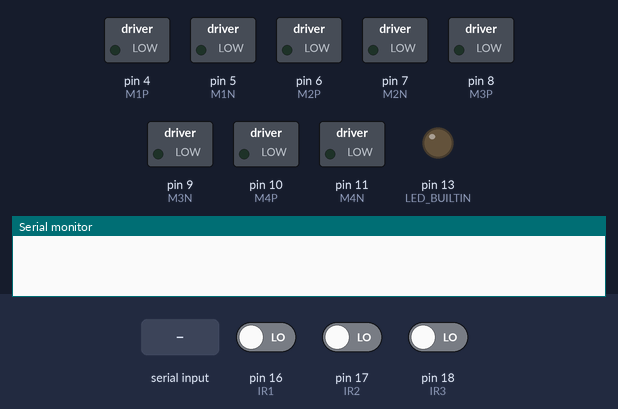
Simulated run of this sketch. Board: Arduino Uno, built with avr-gcc and run on an emulated ATmega328P. Shown: switched loads named in the sketch (green lamp = pin HIGH), output pins drawn as LEDs (lit = HIGH), the last lines printed to the serial monitor. The inputs (shaded band) are chosen by the test bench; at power-on: pin 16 (IR1) LOW, pin 17 (IR2) LOW, pin 18 (IR3) LOW.

Above: at 1.2 s.
1.3 s: "f" received over the second serial link
At 1.45 s:
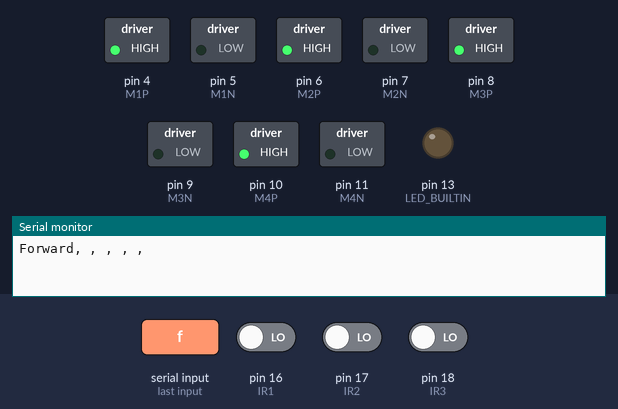
3.1 s: "b" received over the second serial link
At 3.25 s:
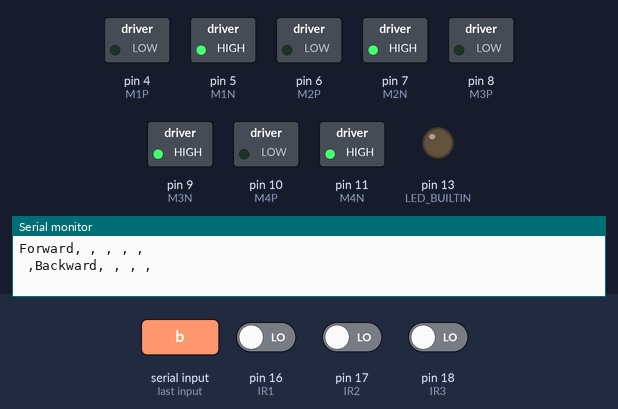
4.9 s: "l" received over the second serial link
At 5.05 s:
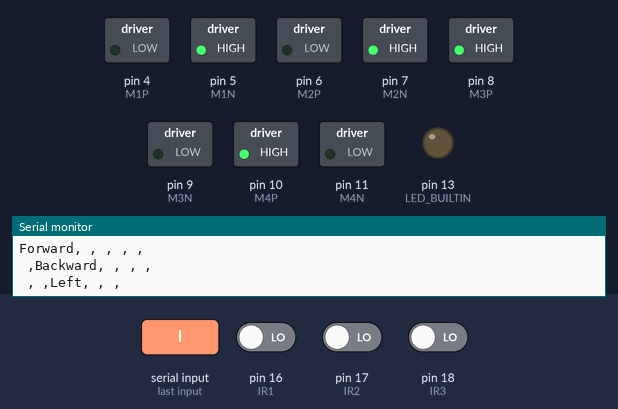
6.7 s: "r" received over the second serial link
At 6.85 s:
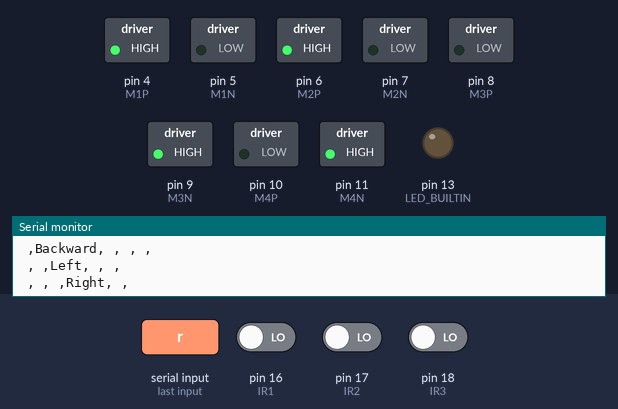
8.5 s: "a" received over the second serial link
At 9.7 s:
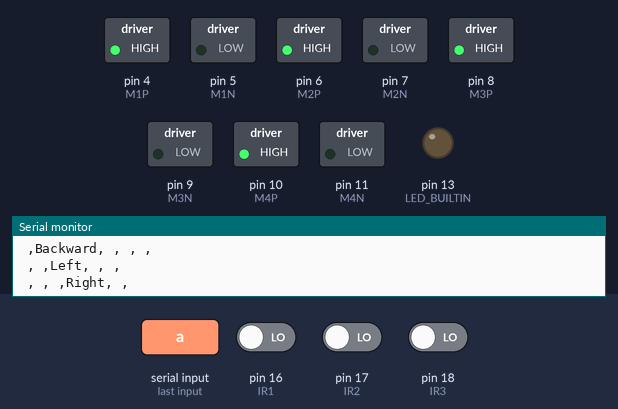
10.0 s: "u" received over the second serial link
At 11.1 s:
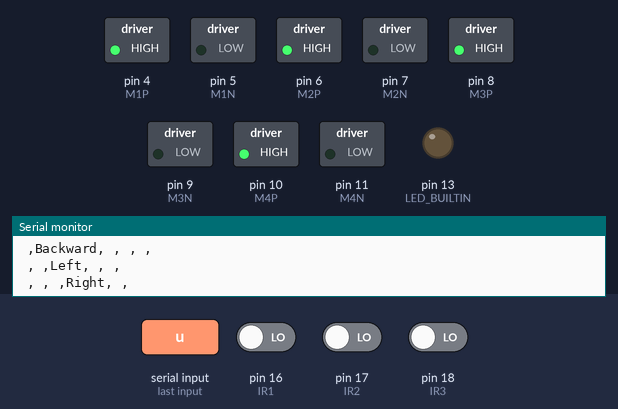
Timing chart, 0 to 12.6 s (numbered marks = the images above; inputs shaded):
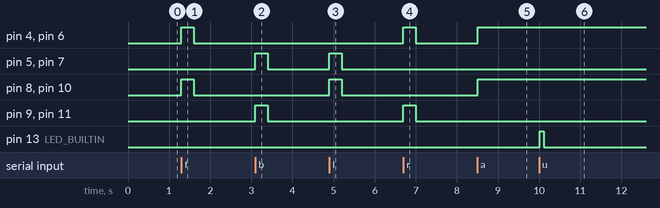

The sketch:

IOT-1-SMART-WHEEL-CHAIR-ARDUINO-UNO-CODE.ino
```cpp
const unsigned int IR1=16,IR3=18,IR2=17;
const unsigned int M1P=4,M1N=5,M2P=6,M2N=7;
const unsigned int M3P=8,M3N=9,M4P=10,M4N=11;
#include <SoftwareSerial.h>
const byte rxPin = 2;
const byte txPin = 3;
SoftwareSerial mySerial =  SoftwareSerial(rxPin, txPin);
boolean autonomus=false;
void datarxd(void)
{
digitalWrite(LED_BUILTIN, HIGH);
delay(100);
digitalWrite(LED_BUILTIN, LOW);
delay(900);
}
void halt(void)
{
  digitalWrite(M1P,LOW);
  digitalWrite(M1N,LOW);
  digitalWrite(M2P,LOW);
  digitalWrite(M2N,LOW);
  digitalWrite(M3P,LOW);
  digitalWrite(M3N,LOW);
  digitalWrite(M4P,LOW);
  digitalWrite(M4N,LOW);
  //Serial.println("Stop");
}
void forward(void)
{
  digitalWrite(M1P,HIGH);
  digitalWrite(M1N,LOW);
  digitalWrite(M2P,HIGH);
  digitalWrite(M2N,LOW);
  digitalWrite(M3P,HIGH);
  digitalWrite(M3N,LOW);
  digitalWrite(M4P,HIGH);
  digitalWrite(M4N,LOW);
  //Serial.println("Forward");
}
void backward(void)
{
  digitalWrite(M1P,LOW);
  digitalWrite(M1N,HIGH);
  digitalWrite(M2P,LOW);
  digitalWrite(M2N,HIGH);
  digitalWrite(M3P,LOW);
  digitalWrite(M3N,HIGH);
  digitalWrite(M4P,LOW);
  digitalWrite(M4N,HIGH);
  //Serial.println("Backward");
}
void left(void)
{
  digitalWrite(M1N,HIGH);
  digitalWrite(M1P,LOW);
  digitalWrite(M2P,LOW);
  digitalWrite(M2N,HIGH);
  digitalWrite(M3P,HIGH);
  digitalWrite(M3N,LOW);
  digitalWrite(M4N,LOW);
  digitalWrite(M4P,HIGH);
  //Serial.println("Left");
}
void right(void)
{
  digitalWrite(M1P,HIGH);
  digitalWrite(M1N,LOW);
  digitalWrite(M2P,HIGH);
  digitalWrite(M2N,LOW);
  digitalWrite(M3P,LOW);
  digitalWrite(M3N,HIGH);
  digitalWrite(M4P,LOW);
  digitalWrite(M4N,HIGH);
  //Serial.println("Right");
}
void setup()
{
   pinMode(rxPin, INPUT);
    pinMode(txPin, OUTPUT);

    // Set the baud rate for the SoftwareSerial object
  mySerial.begin(9600);
  pinMode(LED_BUILTIN, OUTPUT);
  pinMode(IR1,INPUT);
  pinMode(IR3,INPUT);
  pinMode(IR2,INPUT);
  pinMode(M1P,OUTPUT);
  pinMode(M1N,OUTPUT);
  pinMode(M2P,OUTPUT);
  pinMode(M2N,OUTPUT);
  pinMode(M3P,OUTPUT);
  pinMode(M3N,OUTPUT);
  pinMode(M4P,OUTPUT);
  pinMode(M4N,OUTPUT);
  Serial.begin(9600);
 // Serial.println("Start");
  halt();

}
void loop()
{
        while(1)
        {
              if(autonomus)
              {
                    mySerial.println("Autonomus");
                    if(mySerial.available()>0)
                    {
                      datarxd();
                        if(mySerial.read()=='u')
                          {
                            autonomus=false;
                            halt();
                          }
                    }

                    if(digitalRead(IR3)==LOW && digitalRead(IR1)==LOW && digitalRead(IR2)==LOW)
                    {
                    forward();
                    }

                    else if( (digitalRead(IR3)==LOW && digitalRead(IR1)==HIGH && digitalRead(IR2)==LOW) || (digitalRead(IR3)==HIGH && digitalRead(IR1)==HIGH && digitalRead(IR2)==LOW))
                    {
                    right();
                    }

                    else if(digitalRead(IR3)==LOW && digitalRead(IR1)==HIGH && digitalRead(IR2)==HIGH)
                    {
                    left();
                    }


                    else if(digitalRead(IR3)==HIGH && digitalRead(IR1)==HIGH && digitalRead(IR2)==HIGH)
                    {
                    halt();
                    }
              }


              else
              {
                if(mySerial.available()>0)
                {
                  switch(mySerial.read())
                  {
                    case 'f': forward();
                              Serial.println("Forward, , , , , ");
                              delay(300);
                              halt();
                              break;
                    case 'b': backward();
                              Serial.println(" ,Backward, , , , ");
                              delay(300);
                              halt();
                              break;
                    case 'l': left();
                              Serial.println(" , ,Left, , , ");
                              delay(300);
                              halt();
                              break;
                    case 'r': right();
                              Serial.println(" , , ,Right, , ");
                              delay(300);
                              halt();
                              break;
                    case 's': halt();
                              //Serial.println("Stop");
                              break;
                    case 'a': autonomus=true;
                              //Serial.println("Switched to AUTONOMUS mode");
                              break;
                    default : break;
                  }
                }
              }
  }
}
```

Measured:
- after the input at 1.3 s, pin 4 (M1P), pin 6 (M2P), pin 8 (M3P), pin 10 (M4P): LOW → HIGH at once, → LOW 0.30 s later
- after the input at 3.1 s, pin 5 (M1N), pin 7 (M2N), pin 9 (M3N), pin 11 (M4N): LOW → HIGH at once, → LOW 0.30 s later
- after the input at 4.9 s, pin 5 (M1N), pin 7 (M2N), pin 8 (M3P), pin 10 (M4P): LOW → HIGH at once, → LOW 0.30 s later
- after the input at 6.7 s, pin 4 (M1P), pin 6 (M2P), pin 9 (M3N), pin 11 (M4N): LOW → HIGH at once, → LOW 0.30 s later
- after the input at 8.5 s, pin 4 (M1P), pin 6 (M2P), pin 8 (M3P), pin 10 (M4P): LOW → HIGH at once
- after the input at 10.0 s, pin 13 (LED_BUILTIN): LOW → HIGH at once, → LOW 0.10 s later
